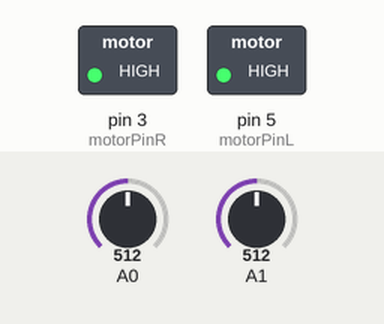
Simulated run of this sketch. Board: Arduino Uno, built with avr-gcc and run on an emulated ATmega328P. Parts: switched loads named in the sketch (green lamp = pin HIGH). The inputs (shaded band) are chosen by the test bench; at power-on: A0 = 512, A1 = 512. What the sketch prints to the serial monitor is not drawn.

Above: at 0.1 s.
Timing chart, 0 to 1.6 s (numbered marks = the images above):
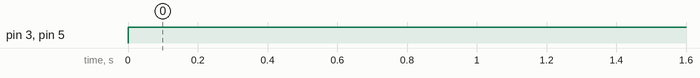

Measured:
- by itself, pin 3 (motorPinR), pin 5 (motorPinL): LOW → HIGH at 0.00 s

The sketch:

8th_grade_robot_1.ino
```cpp
 int motorPinR = 3;
int motorPinL = 5;

int speedL = 255;
int speedR = 255;
int sensorValueL =0;
int sensorValueR =0;
void setup() {
  // put your setup code here, to run once:
 Serial.begin(9600);
}

void loop() {
  // put your main code here, to run repeatedly:
 // read the input on analog pin 0:
  sensorValueR = analogRead(A0);
  sensorValueL = analogRead(A1);
  // Convert the analog reading (which goes from 0 - 1023) to a voltage (0 - 5V):
  float voltageL = sensorValueL * (5.0 / 1023.0);
  // print out the value you read:
  Serial.print(voltageL);
  Serial.print("   " );
   float voltageR = sensorValueR * (5.0 / 1023.0);
  // print out the value you read:
  Serial.println(voltageR);
  if(voltageL < 1 && voltageR > 3){
    speedR=255;
    speedL=0;
    Serial.println("leftblack" );
  }
  if(voltageR < 1 && voltageL > 3){
    speedR=0;
    speedL=255;
    Serial.println("rightblack" );
  }
  if(voltageL > 3 && voltageR > 3){
    speedR=255;
    speedL=255;
    Serial.println("bothwhite" );
  }
analogWrite (motorPinR,speedR);
analogWrite (motorPinL,speedL);
}
```
